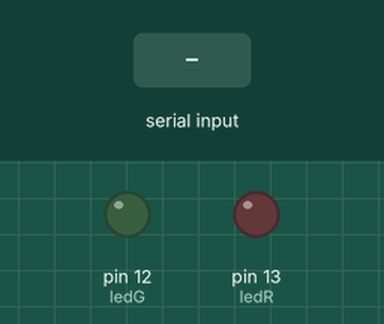
Recording of a sketch running on a simulated Arduino Uno, built with avr-gcc and run on an emulated ATmega328P. On the bench: output pins drawn as LEDs (lit = HIGH). The test bench sets the inputs (shaded band).

Above: at 1.2 s.
1.3 s: "S" received over Serial
At 2.1 s:
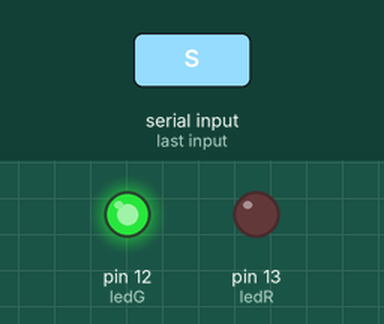
2.8 s: "N" received over Serial
At 3.2 s:
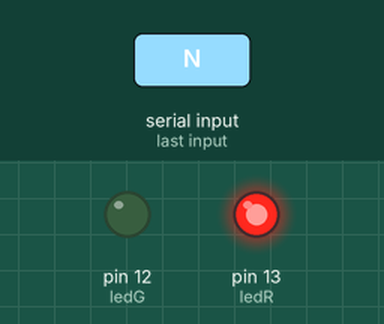
Timing chart, 0 to 5.8 s (numbered marks = the images above; inputs shaded):
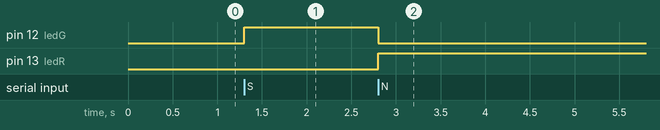

Measured:
- after the input at 1.3 s, pin 12 (ledG): LOW → HIGH at once
- after the input at 2.8 s, pin 12 (ledG): HIGH → LOW at once; pin 13 (ledR): LOW → HIGH at once

The sketch:

CodigoArduino.ino
```cpp
# define ledR 13
# define ledG 12

void setup() {
  Serial.begin(9600);

  pinMode(ledR, OUTPUT);
  pinMode(ledG, OUTPUT);
}

void loop() {
  if (Serial.available()>0) {
    char comando = Serial.read();

    if (comando == 'S') {
      digitalWrite(ledR, LOW);
      digitalWrite(ledG, HIGH);
    }
    else if (comando == 'N') {
      digitalWrite(ledR, HIGH);
      digitalWrite(ledG, LOW);

    } else if (comando == 'N') {
      digitalWrite(ledR, HIGH);
      digitalWrite(ledG, LOW);
    }
  }
}
```
